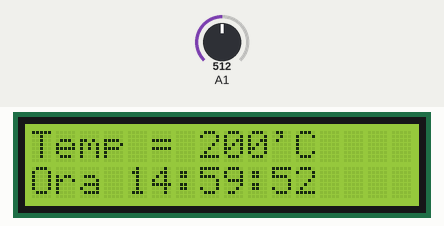
Bench run of a sketch on a simulated Arduino Uno, built for the host (arithmetic inside an expression is 32-bit, double 64-bit). On the bench: 16×2 character LCD. Inputs (shaded band) come from the test bench; at power-on: A1 = 512.

Above: at 2.8 s.
2.9 s: A1 set to 716
At 3.5 s:
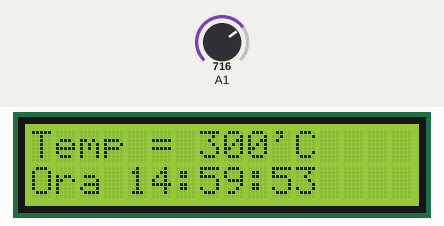
5.5 s: A1 set to 900
At 6.8 s:
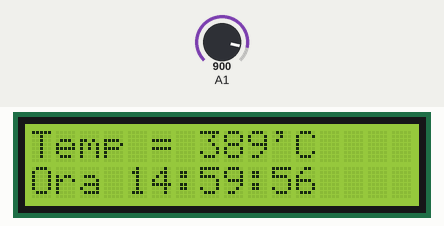
8.5 s: A1 set to 1023
At 9.3 s:
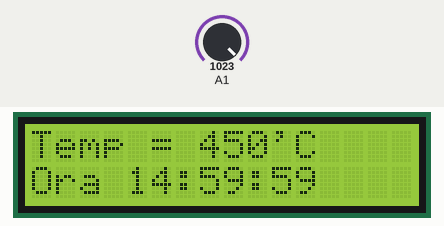
Timing chart, 0 to 11.5 s (numbered marks = the images above; inputs shaded):
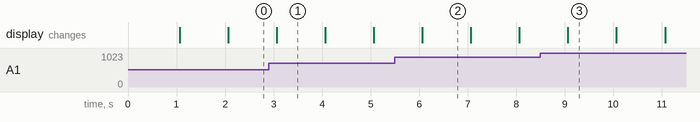

Measured:
- what the display in image 1 shows lasts 1.0 s, from 3.1 s to 4.1 s

The sketch:

tema1.ino
```cpp
 #include <LiquidCrystal.h>
//aaaaa

LiquidCrystal lcd(8, 9, 4, 5, 6, 7);


int ora0=0,ora1=14,min0=5,min1=9,sec0=5,sec1=0;

void adc_init()
{
  ADCSRA |= ((1<<ADPS2)|(1<<ADPS1)|(1<<ADPS0));
  ADMUX |= (1<<REFS0);
  ADCSRA |= (1<<ADEN);
  ADCSRA |= (1<<ADSC);
}

uint16_t read_adc(uint8_t channel)
{

  ADMUX &= 0xf0;
  ADMUX |= channel;
  ADCSRA |= (1<<ADSC);
  while(ADCSRA & (1<<ADSC));
  return ADC;
}

int main()
{
  adc_init();

  OCR1A= 15625;
  lcd.begin(16,2);

  TCCR1B|=1<<CS12|1<<CS10|1<<WGM12;
  TIMSK1|=1<<OCIE1A;
  sei();
  while(1)
  {

  }
}

ISR(TIMER1_COMPA_vect)
{
  sec1++;
  lcd.setCursor(0, 0);
  lcd.write("Temp = ");
  lcd.setCursor(7, 0);
  lcd.print("         ");
  lcd.setCursor(7, 0);
  lcd.print((read_adc(1)* 0.004882814-0.5)*100,0);
  lcd.write("'");
  lcd.write("C");
  if(sec1>9)
  {
    sec1=0;
    sec0++;
    if(sec0>5)
    {
      sec0=0;
      min1++;
    }
  }
  if(min1>9)
  {
    min1=0;
    min0++;
    if(min0>5)
    {
      min0=0;
      ora1++;
    }
  }
  if(ora1==25)
    ora1=0;

  lcd.setCursor(0, 1);
  lcd.print("Ora ");
  lcd.setCursor(4,1);
  if(ora1<10)
  {
    lcd.print(ora0);
  }
  lcd.print(ora1);
  lcd.print(":");
  lcd.print(min0);
  lcd.print(min1);
  lcd.print(":");
  lcd.print(sec0);
  lcd.print(sec1);

}
```
